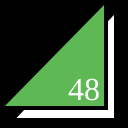
Frame 1 (no input)
Frame 60 (no input): identical to frame 1, image omitted
Frame 120 (the mouse pressed at the canvas centre since frame 60): identical to frame 1, image omitted

The p5.js sketch that drew this single still picture (run headless with seeded random() and noise() and a simulated clock; from frame 60 on, the mouse is pressed at the canvas centre):

// p5.js sketch
// ── sketch.js
function setup() {
  createCanvas(128,128);
}

function draw() {
  background(0);
  strokeWeight(4);
  triangle(12,120,116,120,116,10);
  fill(178, 100, 162);
  fill(94, 185, 84);
  triangle(0,108,106,108,106,0);
  fill(255);
  textSize(32);
  textFont("serif");
  text("48", 68, 100);
}
